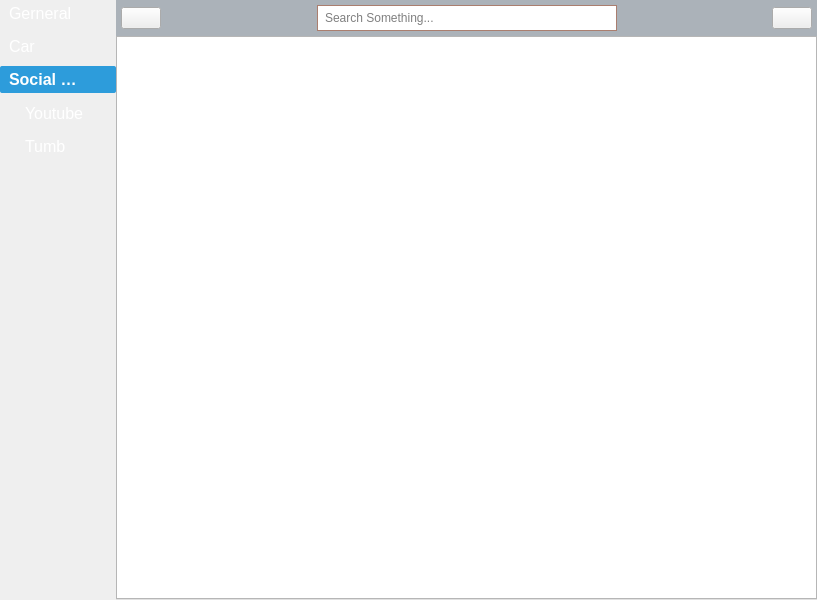
<?xml version="1.0" encoding="UTF-8"?>
<ui version="4.0">
 <class>MainWindow</class>
 <widget class="QMainWindow" name="MainWindow">
  <property name="geometry">
   <rect>
    <x>0</x>
    <y>0</y>
    <width>817</width>
    <height>600</height>
   </rect>
  </property>
  <property name="minimumSize">
   <size>
    <width>0</width>
    <height>0</height>
   </size>
  </property>
  <property name="windowTitle">
   <string>MainWindow</string>
  </property>
  <property name="styleSheet">
   <string notr="true"/>
  </property>
  <widget class="QWidget" name="centralwidget">
   <layout class="QHBoxLayout" name="horizontalLayout_3">
    <property name="spacing">
     <number>0</number>
    </property>
    <property name="leftMargin">
     <number>0</number>
    </property>
    <property name="topMargin">
     <number>0</number>
    </property>
    <property name="rightMargin">
     <number>0</number>
    </property>
    <property name="bottomMargin">
     <number>0</number>
    </property>
    <item>
     <widget class="QWidget" name="menu_widget" native="true">
      <property name="maximumSize">
       <size>
        <width>150</width>
        <height>16777215</height>
       </size>
      </property>
      <property name="font">
       <font>
        <pointsize>12</pointsize>
       </font>
      </property>
      <property name="styleSheet">
       <string notr="true">background-color: qlineargradient(x1: 0, y1: 0, x2: 0, y2: 0.5, x3: 0 y3: 1,
                                     stop: 0 #ABCD44, stop: 0.5 #ABCD44,
                                     stop: 0.5 #A1C72E, stop: 1.0 #9CC322);
color: #fff;
font-size: 12pt;
border: none;</string>
      </property>
      <layout class="QGridLayout" name="gridLayout">
       <property name="leftMargin">
        <number>0</number>
       </property>
       <property name="topMargin">
        <number>0</number>
       </property>
       <property name="rightMargin">
        <number>0</number>
       </property>
       <property name="bottomMargin">
        <number>0</number>
       </property>
       <property name="spacing">
        <number>0</number>
       </property>
       <item row="0" column="0">
        <widget class="QToolBox" name="toolBox">
         <property name="styleSheet">
          <string notr="true">#toolBox {
	color:  white;
}

#toolBox::tab {
	padding-left:5px;
	text-align:left;
	border-radius: 2px;
}


#toolBox::tab:selected {
	background-color: #2d9cdb;
	font-weight: bold;
}

#toolBox QPushButton {
	padding:5px 0px 5px 20px;
	text-align:left;
	border-radius: 3px;
}

#toolBox QPushButton:hover {
	background-color: #85C1E9;
}

#toolBox QPushButton:checked {
	background-color: #3498DB;
}

</string>
         </property>
         <property name="currentIndex">
          <number>2</number>
         </property>
         <widget class="QWidget" name="page_3">
          <property name="geometry">
           <rect>
            <x>0</x>
            <y>0</y>
            <width>140</width>
            <height>492</height>
           </rect>
          </property>
          <attribute name="icon">
           <iconset resource="resource.qrc">
            <normaloff>:/icons/icon/home-4-48 (2).ico</normaloff>:/icons/icon/home-4-48 (2).ico</iconset>
          </attribute>
          <attribute name="label">
           <string>Gerneral</string>
          </attribute>
          <layout class="QVBoxLayout" name="verticalLayout">
           <property name="spacing">
            <number>4</number>
           </property>
           <property name="leftMargin">
            <number>5</number>
           </property>
           <property name="topMargin">
            <number>0</number>
           </property>
           <property name="rightMargin">
            <number>5</number>
           </property>
           <property name="bottomMargin">
            <number>0</number>
           </property>
           <item>
            <widget class="QPushButton" name="btn_home">
             <property name="contextMenuPolicy">
              <enum>Qt::DefaultContextMenu</enum>
             </property>
             <property name="text">
              <string>Home</string>
             </property>
            </widget>
           </item>
           <item>
            <widget class="QPushButton" name="btn_dashboard">
             <property name="text">
              <string>Dashboard</string>
             </property>
            </widget>
           </item>
           <item>
            <spacer name="verticalSpacer">
             <property name="orientation">
              <enum>Qt::Vertical</enum>
             </property>
             <property name="sizeHint" stdset="0">
              <size>
               <width>20</width>
               <height>417</height>
              </size>
             </property>
            </spacer>
           </item>
          </layout>
         </widget>
         <widget class="QWidget" name="page_4">
          <property name="geometry">
           <rect>
            <x>0</x>
            <y>0</y>
            <width>140</width>
            <height>492</height>
           </rect>
          </property>
          <attribute name="icon">
           <iconset resource="resource.qrc">
            <normaloff>:/icons/icon/car-4-48.ico</normaloff>:/icons/icon/car-4-48.ico</iconset>
          </attribute>
          <attribute name="label">
           <string>Car</string>
          </attribute>
          <layout class="QVBoxLayout" name="verticalLayout_2">
           <property name="spacing">
            <number>4</number>
           </property>
           <property name="leftMargin">
            <number>5</number>
           </property>
           <property name="topMargin">
            <number>0</number>
           </property>
           <property name="rightMargin">
            <number>5</number>
           </property>
           <property name="bottomMargin">
            <number>0</number>
           </property>
           <item>
            <widget class="QPushButton" name="btn_toyota">
             <property name="text">
              <string>Toyota</string>
             </property>
            </widget>
           </item>
           <item>
            <widget class="QPushButton" name="btn_lexus">
             <property name="text">
              <string>Lexus</string>
             </property>
            </widget>
           </item>
           <item>
            <widget class="QPushButton" name="btn_mazda">
             <property name="text">
              <string>Mazda</string>
             </property>
            </widget>
           </item>
           <item>
            <spacer name="verticalSpacer_2">
             <property name="orientation">
              <enum>Qt::Vertical</enum>
             </property>
             <property name="sizeHint" stdset="0">
              <size>
               <width>20</width>
               <height>381</height>
              </size>
             </property>
            </spacer>
           </item>
          </layout>
         </widget>
         <widget class="QWidget" name="page_5">
          <property name="geometry">
           <rect>
            <x>0</x>
            <y>0</y>
            <width>140</width>
            <height>492</height>
           </rect>
          </property>
          <attribute name="icon">
           <iconset resource="resource.qrc">
            <normaloff>:/icons/icon/group-48.ico</normaloff>:/icons/icon/group-48.ico</iconset>
          </attribute>
          <attribute name="label">
           <string>Social Media</string>
          </attribute>
          <layout class="QVBoxLayout" name="verticalLayout_3">
           <property name="spacing">
            <number>4</number>
           </property>
           <property name="leftMargin">
            <number>5</number>
           </property>
           <property name="topMargin">
            <number>0</number>
           </property>
           <property name="rightMargin">
            <number>5</number>
           </property>
           <property name="bottomMargin">
            <number>0</number>
           </property>
           <item>
            <widget class="QPushButton" name="btn_youtube">
             <property name="text">
              <string>Youtube</string>
             </property>
            </widget>
           </item>
           <item>
            <widget class="QPushButton" name="btn_tumb">
             <property name="text">
              <string>Tumb</string>
             </property>
            </widget>
           </item>
           <item>
            <spacer name="verticalSpacer_3">
             <property name="orientation">
              <enum>Qt::Vertical</enum>
             </property>
             <property name="sizeHint" stdset="0">
              <size>
               <width>20</width>
               <height>417</height>
              </size>
             </property>
            </spacer>
           </item>
          </layout>
         </widget>
        </widget>
       </item>
      </layout>
     </widget>
    </item>
    <item>
     <widget class="QWidget" name="main_widget" native="true">
      <layout class="QVBoxLayout" name="verticalLayout_4">
       <property name="spacing">
        <number>0</number>
       </property>
       <property name="leftMargin">
        <number>0</number>
       </property>
       <property name="topMargin">
        <number>0</number>
       </property>
       <property name="rightMargin">
        <number>0</number>
       </property>
       <property name="bottomMargin">
        <number>0</number>
       </property>
       <item>
        <widget class="QWidget" name="search_widget" native="true">
         <property name="styleSheet">
          <string notr="true">#search_widget {background-color: #ABB2B9;}</string>
         </property>
         <layout class="QHBoxLayout" name="horizontalLayout_2">
          <property name="spacing">
           <number>0</number>
          </property>
          <property name="leftMargin">
           <number>5</number>
          </property>
          <property name="topMargin">
           <number>5</number>
          </property>
          <property name="rightMargin">
           <number>5</number>
          </property>
          <property name="bottomMargin">
           <number>5</number>
          </property>
          <item>
           <widget class="QPushButton" name="pushButton_8">
            <property name="text">
             <string/>
            </property>
            <property name="icon">
             <iconset resource="resource.qrc">
              <normaloff>:/icons/icon/arrow-96-48.ico</normaloff>:/icons/icon/arrow-96-48.ico</iconset>
            </property>
            <property name="checkable">
             <bool>true</bool>
            </property>
           </widget>
          </item>
          <item>
           <spacer name="horizontalSpacer">
            <property name="orientation">
             <enum>Qt::Horizontal</enum>
            </property>
            <property name="sizeHint" stdset="0">
             <size>
              <width>156</width>
              <height>20</height>
             </size>
            </property>
           </spacer>
          </item>
          <item>
           <widget class="QFrame" name="search_frame">
            <property name="minimumSize">
             <size>
              <width>300</width>
              <height>0</height>
             </size>
            </property>
            <property name="styleSheet">
             <string notr="true">#search_frame {
	border:  1px solid #aa7e6f;
	border-radius: 15px;
	background-color: rgb(255, 255, 255);
}

#search_btn {
	padding:5px 5px;
	border-radius: 15px;
}

#search_btn:pressed {
	padding-left: 10px;
}</string>
            </property>
            <property name="frameShape">
             <enum>QFrame::NoFrame</enum>
            </property>
            <property name="frameShadow">
             <enum>QFrame::Raised</enum>
            </property>
            <layout class="QHBoxLayout" name="horizontalLayout">
             <property name="spacing">
              <number>0</number>
             </property>
             <property name="sizeConstraint">
              <enum>QLayout::SetDefaultConstraint</enum>
             </property>
             <property name="leftMargin">
              <number>5</number>
             </property>
             <property name="topMargin">
              <number>0</number>
             </property>
             <property name="rightMargin">
              <number>5</number>
             </property>
             <property name="bottomMargin">
              <number>0</number>
             </property>
             <item>
              <widget class="QLineEdit" name="lineEdit">
               <property name="frame">
                <bool>false</bool>
               </property>
               <property name="placeholderText">
                <string>Search Something...</string>
               </property>
               <property name="clearButtonEnabled">
                <bool>true</bool>
               </property>
              </widget>
             </item>
             <item>
              <widget class="QPushButton" name="search_btn">
               <property name="text">
                <string/>
               </property>
               <property name="icon">
                <iconset resource="resource.qrc">
                 <normaloff>:/icons/icon/search-3-48.ico</normaloff>:/icons/icon/search-3-48.ico</iconset>
               </property>
               <property name="iconSize">
                <size>
                 <width>20</width>
                 <height>20</height>
                </size>
               </property>
              </widget>
             </item>
            </layout>
           </widget>
          </item>
          <item>
           <spacer name="horizontalSpacer_2">
            <property name="orientation">
             <enum>Qt::Horizontal</enum>
            </property>
            <property name="sizeHint" stdset="0">
             <size>
              <width>155</width>
              <height>20</height>
             </size>
            </property>
           </spacer>
          </item>
          <item>
           <widget class="QPushButton" name="pushButton_9">
            <property name="text">
             <string/>
            </property>
            <property name="icon">
             <iconset resource="resource.qrc">
              <normaloff>:/icons/icon/user-48.ico</normaloff>:/icons/icon/user-48.ico</iconset>
            </property>
           </widget>
          </item>
         </layout>
        </widget>
       </item>
       <item>
        <widget class="QTabWidget" name="tabWidget">
         <property name="focusPolicy">
          <enum>Qt::NoFocus</enum>
         </property>
         <property name="styleSheet">
          <string notr="true">#tabWidget{
	background-color: #fff
}

QTabBar::close-button{
	margin-left: 3px;
	image: url(:/icons/icon/x-mark-4-32.ico);
}

QTabBar::close-button:hover{
	image: url(:/icons/icon/x-mark-4-48.ico);
}</string>
         </property>
         <property name="currentIndex">
          <number>-1</number>
         </property>
         <property name="tabsClosable">
          <bool>true</bool>
         </property>
        </widget>
       </item>
      </layout>
     </widget>
    </item>
   </layout>
  </widget>
 </widget>
 <resources>
  <include location="resource.qrc"/>
 </resources>
 <connections>
  <connection>
   <sender>pushButton_8</sender>
   <signal>toggled(bool)</signal>
   <receiver>menu_widget</receiver>
   <slot>setHidden(bool)</slot>
   <hints>
    <hint type="sourcelabel">
     <x>192</x>
     <y>46</y>
    </hint>
    <hint type="destinationlabel">
     <x>155</x>
     <y>13</y>
    </hint>
   </hints>
  </connection>
 </connections>
</ui>
